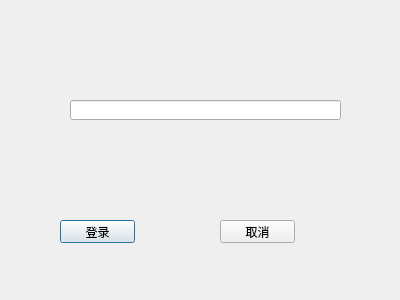
<?xml version="1.0" encoding="UTF-8"?>
<ui version="4.0">
 <class>LoginDialog</class>
 <widget class="QDialog" name="LoginDialog">
  <property name="geometry">
   <rect>
    <x>0</x>
    <y>0</y>
    <width>400</width>
    <height>300</height>
   </rect>
  </property>
  <property name="windowTitle">
   <string>Dialog</string>
  </property>
  <widget class="QPushButton" name="pushButton">
   <property name="geometry">
    <rect>
     <x>60</x>
     <y>220</y>
     <width>75</width>
     <height>23</height>
    </rect>
   </property>
   <property name="text">
    <string>登录</string>
   </property>
  </widget>
  <widget class="QPushButton" name="pushButton_2">
   <property name="geometry">
    <rect>
     <x>220</x>
     <y>220</y>
     <width>75</width>
     <height>23</height>
    </rect>
   </property>
   <property name="text">
    <string>取消</string>
   </property>
  </widget>
  <widget class="QLineEdit" name="lineEdit">
   <property name="geometry">
    <rect>
     <x>70</x>
     <y>100</y>
     <width>271</width>
     <height>20</height>
    </rect>
   </property>
  </widget>
 </widget>
 <resources/>
 <connections>
  <connection>
   <sender>pushButton</sender>
   <signal>clicked()</signal>
   <receiver>LoginDialog</receiver>
   <slot>accept()</slot>
   <hints>
    <hint type="sourcelabel">
     <x>107</x>
     <y>83</y>
    </hint>
    <hint type="destinationlabel">
     <x>199</x>
     <y>217</y>
    </hint>
   </hints>
  </connection>
 </connections>
</ui>
